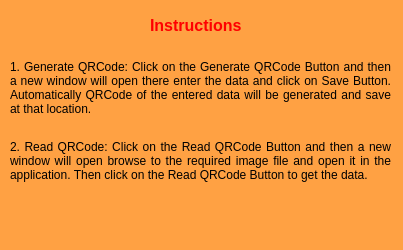
<?xml version="1.0" encoding="UTF-8"?>
<ui version="4.0">
 <class>HelpWindow</class>
 <widget class="QMainWindow" name="HelpWindow">
  <property name="geometry">
   <rect>
    <x>0</x>
    <y>0</y>
    <width>403</width>
    <height>250</height>
   </rect>
  </property>
  <property name="maximumSize">
   <size>
    <width>403</width>
    <height>250</height>
   </size>
  </property>
  <property name="windowTitle">
   <string>Help</string>
  </property>
  <property name="windowIcon">
   <iconset theme=":/image/icon.png"/>
  </property>
  <property name="styleSheet">
   <string notr="true">background-color: rgb(255, 161, 67);</string>
  </property>
  <widget class="QWidget" name="centralwidget">
   <widget class="QLabel" name="headingIns">
    <property name="geometry">
     <rect>
      <x>150</x>
      <y>10</y>
      <width>101</width>
      <height>31</height>
     </rect>
    </property>
    <property name="font">
     <font>
      <family>MS Sans Serif</family>
      <pointsize>12</pointsize>
      <weight>75</weight>
      <bold>true</bold>
     </font>
    </property>
    <property name="styleSheet">
     <string notr="true">color: rgb(255, 0, 0);
background-color: rgb(255, 161, 67);</string>
    </property>
    <property name="text">
     <string>Instructions</string>
    </property>
   </widget>
   <widget class="QLabel" name="help1">
    <property name="geometry">
     <rect>
      <x>10</x>
      <y>60</y>
      <width>381</width>
      <height>71</height>
     </rect>
    </property>
    <property name="font">
     <font>
      <pointsize>9</pointsize>
     </font>
    </property>
    <property name="styleSheet">
     <string notr="true">background-color: rgb(255, 161, 67);</string>
    </property>
    <property name="text">
     <string>1. Generate QRCode: Click on the Generate QRCode Button and then a new window will open there enter the data and click on Save Button. Automatically QRCode of the entered data will be generated and save at that location.</string>
    </property>
    <property name="textFormat">
     <enum>Qt::PlainText</enum>
    </property>
    <property name="alignment">
     <set>Qt::AlignJustify|Qt::AlignTop</set>
    </property>
    <property name="wordWrap">
     <bool>true</bool>
    </property>
   </widget>
   <widget class="QLabel" name="help2">
    <property name="geometry">
     <rect>
      <x>10</x>
      <y>140</y>
      <width>381</width>
      <height>71</height>
     </rect>
    </property>
    <property name="font">
     <font>
      <pointsize>9</pointsize>
     </font>
    </property>
    <property name="styleSheet">
     <string notr="true">background-color: rgb(255, 161, 67);</string>
    </property>
    <property name="text">
     <string>2. Read QRCode: Click on the Read QRCode Button and then a new window will open browse to the required image file and open it in the application. Then click on the Read QRCode Button to get the data.</string>
    </property>
    <property name="textFormat">
     <enum>Qt::PlainText</enum>
    </property>
    <property name="alignment">
     <set>Qt::AlignJustify|Qt::AlignTop</set>
    </property>
    <property name="wordWrap">
     <bool>true</bool>
    </property>
   </widget>
  </widget>
  <widget class="QMenuBar" name="menubar">
   <property name="geometry">
    <rect>
     <x>0</x>
     <y>0</y>
     <width>403</width>
     <height>21</height>
    </rect>
   </property>
  </widget>
  <widget class="QStatusBar" name="statusbar"/>
 </widget>
 <resources>
  <include location="icon.qrc"/>
 </resources>
 <connections/>
</ui>
